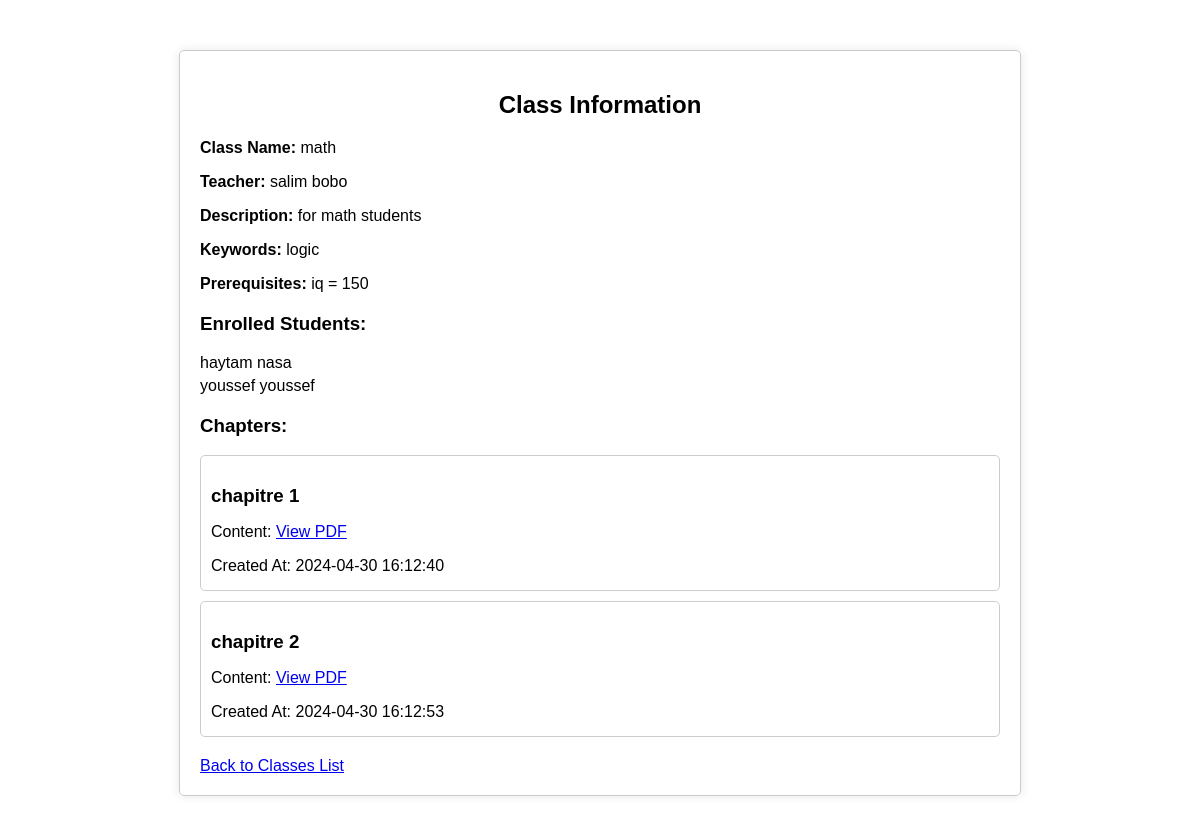
The app's page /admin/class_info.php?id=8 (signed in) with its own data.
### tables this page shows
CREATE TABLE `classes` (
  `id` int(11) NOT NULL,
  `class_name` varchar(100) NOT NULL,
  `teacher_id` int(11) NOT NULL,
  `description` text NOT NULL,
  `key_words` varchar(255) NOT NULL,
  `pre_requirements` text NOT NULL
);

CREATE TABLE `teachers` (
  `id` int(11) NOT NULL,
  `firstName` varchar(50) NOT NULL,
  `lastName` varchar(50) NOT NULL,
  `email` varchar(100) NOT NULL,
  `password` varchar(100) NOT NULL
);

CREATE TABLE `chapters` (
  `id` int(11) NOT NULL,
  `class_id` int(11) NOT NULL,
  `chapter_name` varchar(255) NOT NULL,
  `file_path` varchar(255) NOT NULL,
  `created_at` timestamp NOT NULL DEFAULT current_timestamp(),
  `hidden` int(11) NOT NULL
);

### admin/class_info.php (the view, shortened to what this page needs)
<?php
include_once "connection.php";
if ($_SERVER["REQUEST_METHOD"] == "GET" && isset($_GET['id'])) {
    $class_id = $_GET['id'];
    $query_class = "SELECT c.class_name, c.description, c.key_words, c.pre_requirements, t.firstName AS teacher_firstName, t.lastName AS teacher_lastName
                    FROM classes c
                    INNER JOIN teachers t ON c.teacher_id = t.id
                    WHERE c.id = '$class_id'";
    $result_class = mysqli_query($conn, $query_class);
    if ($result_class && mysqli_num_rows($result_class) > 0) {
        $row_class = mysqli_fetch_assoc($result_class);
        $class_name = $row_class['class_name'];
        $description = $row_class['description'];
        $key_words = $row_class['key_words'];
        $pre_requirements = $row_class['pre_requirements'];
        $teacher_name = $row_class['teacher_firstName'] . " " . $row_class['teacher_lastName'];
    } else {
        echo "Class not found.";
        exit();
    }
    $query_students = "SELECT s.firstName, s.lastName FROM enrollment e INNER JOIN students s ON e.student_id = s.id WHERE e.class_id = '$class_id'";
    $result_students = mysqli_query($conn, $query_students);
    $students = [];
    if ($result_students && mysqli_num_rows($result_students) > 0) {
        while ($row_students = mysqli_fetch_assoc($result_students)) {
            $students[] = $row_students['firstName'] . " " . $row_students['lastName'];
        }
    }
    $query_chapters = "SELECT * FROM chapters WHERE class_id = '$class_id'";
    $result_chapters = mysqli_query($conn, $query_chapters);
    $chapters = [];
    if ($result_chapters && mysqli_num_rows($result_chapters) > 0) {
        while ($row_chapters = mysqli_fetch_assoc($result_chapters)) {
            $chapters[] = $row_chapters;
        }
    }
} else {
    echo "Invalid request.";
    exit();
}
?>
<!DOCTYPE html>
<html lang="en">
<head>
</head>
<body>
  <div class="container">
    <h2>Class Information</h2>
    <div class="class-details">
      <p><strong>Class Name:</strong> <?php echo $class_name; ?></p>
      <p><strong>Teacher:</strong> <?php echo $teacher_name; ?></p>
      <p><strong>Description:</strong> <?php echo $description; ?></p>
      <p><strong>Keywords:</strong> <?php echo $key_words; ?></p>
      <p><strong>Prerequisites:</strong> <?php echo $pre_requirements; ?></p>
    </div>
    <div class="enrolled-students">
      <h3>Enrolled Students:</h3>
      <ul>
        <?php foreach ($students as $student): ?>
          <li><?php echo $student; ?></li>
        <?php endforeach; ?>
      </ul>
    </div>
    <div class="chapters-list">
      <h3>Chapters:</h3>
      <?php foreach ($chapters as $chapter): ?>
        <div class="chapter">
          <h3><?php echo $chapter['chapter_name']; ?></h3>
          <p>Content: <a target="_blank" href="../teacher/<?php echo $chapter['file_path']; ?>">View PDF</a></p>
          <p>Created At: <?php echo $chapter['created_at']; ?></p>
        </div>
      <?php endforeach; ?>
    </div>
    <a href="classes.php">Back to Classes List</a>
  </div>
</body>
</html>

### admin/class_info.php (style rules this page uses)
body { font-family: Arial, sans-serif; }
.container { max-width: 800px; margin: 50px auto; padding: 20px; border: 1px solid #ccc; border-radius: 5px; box-shadow: 0px 0px 10px rgba(0, 0, 0, 0.1); }
h2 { margin-bottom: 20px; text-align: center; }
.class-details { margin-bottom: 20px; }
.class-details p { margin-bottom: 10px; }
.enrolled-students { margin-bottom: 20px; }
.enrolled-students ul { list-style-type: none; padding: 0; }
.enrolled-students li { margin-bottom: 5px; }
.chapters-list { margin-bottom: 20px; }
.chapters-list .chapter { margin-bottom: 10px; border: 1px solid #ccc; padding: 10px; border-radius: 5px; }
.chapters-list .chapter h3 { margin-bottom: 5px; }
.chapters-list .chapter p { margin-bottom: 5px; }

### records on screen
classes: class_name "math", teacher.lastName "salim bobo", description "for math students", key_words "logic", pre_requirements "iq = 150"
chapters: chapter_name "chapitre 1", created_at "2024-04-30 16:12:40"
chapters: chapter_name "chapitre 2", created_at "2024-04-30 16:12:53"

### other values on screen
$student "haytam nasa"
$student "youssef youssef"
